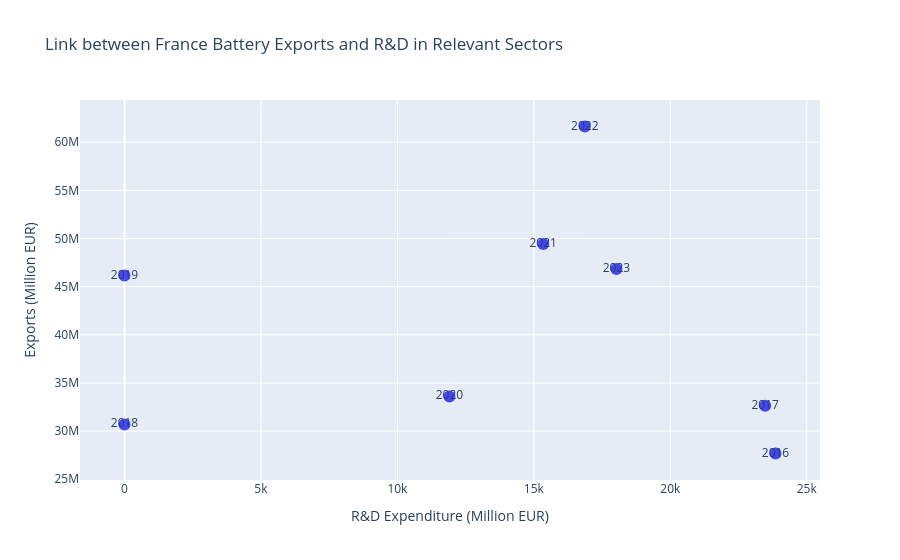

Notebook code cell kept with this figure:
### Markdown cell above
Observation on previous graph: From 2018 to 2019, BERD data for battery-relevant sectors is largely confidential, with no public values available for specific industries as marked by the crosses on the above chart. Only aggregated data for "All sectors" is reported after 2019. This explains why individual sector lines do not appear in the graph for those years.

### Code cell
# Final insights: Trade and Innovation
# Exports and R&D correlation
trade_exports = trade_summary[trade_summary['flow_type']=='Export'].groupby('time_period')['obs_value'].sum().reset_index()
berd_total = berd_summary.groupby('time_period')['obs_value'].sum().reset_index()

combined = pd.merge(trade_exports, berd_total, on='time_period', suffixes=('_trade','_r&d'))

# Scatter plot: France Battery Exports vs. R&D Expenditure
fig_scatter = px.scatter(
    combined,
    x='obs_value_r&d',
    y='obs_value_trade',
    text='time_period',
    title='Link between France Battery Exports and R&D in Relevant Sectors',
    labels={'obs_value_r&d':'R&D Expenditure (Million EUR)','obs_value_trade':'Exports (Million EUR)'},
    hover_data={'time_period':True, 'obs_value_r&d':':,.0f', 'obs_value_trade':':,.0f'}
)
fig_scatter.update_traces(marker=dict(size=12, color='blue', opacity=0.7))
fig_scatter.show()

### Figure 1 — Plotly figure (JSON) as saved in the notebook; plotly's stock layout.template omitted (floating-point values rounded to 4 significant figures)
{"data": [{"customdata": [[2016], [2017], [2018], [2019], [2020], [2021], [2022], [2023]], "hovertemplate": "R&D Expenditure (Million EUR)=%{x:,.0f}<br>Exports (Million EUR)=%{y:,.0f}<br>time_period=%{customdata[0]}<extra></extra>", "legendgroup": "", "marker": {"color": "blue", "opacity": 0.7, "size": 12, "symbol": "circle"}, "mode": "markers+text", "name": "", "orientation": "v", "showlegend": false, "text": [2016.0, 2017.0, 2018.0, 2019.0, 2020.0, 2021.0, 2022.0, 2023.0], "type": "scatter", "x": [23850.0, 23470.0, 0.0, 0.0, 11910.0, 15340.0, 16870.0, 18030.0], "xaxis": "x", "y": [27675396, 32625571, 30696680, 46151006, 33599063, 49435123, 61632352, 46833838], "yaxis": "y"}], "layout": {"legend": {"tracegroupgap": 0}, "title": {"text": "Link between France Battery Exports and R&D in Relevant Sectors"}, "xaxis": {"anchor": "y", "domain": [0, 1], "title": {"text": "R&D Expenditure (Million EUR)"}}, "yaxis": {"anchor": "x", "domain": [0, 1], "title": {"text": "Exports (Million EUR)"}}}}
